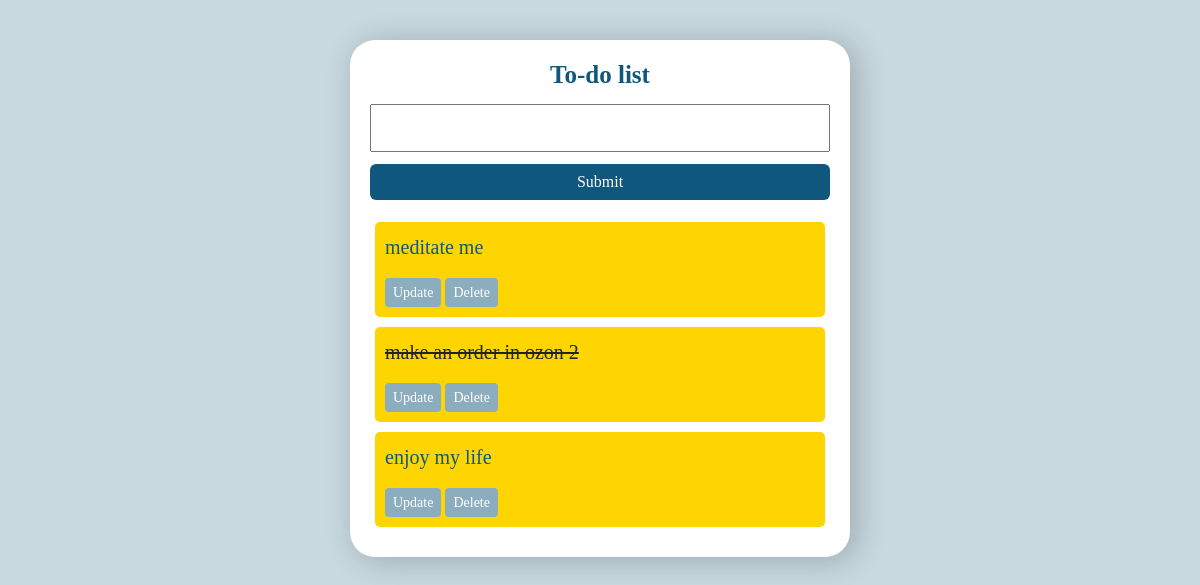
Before: / with the older database file.
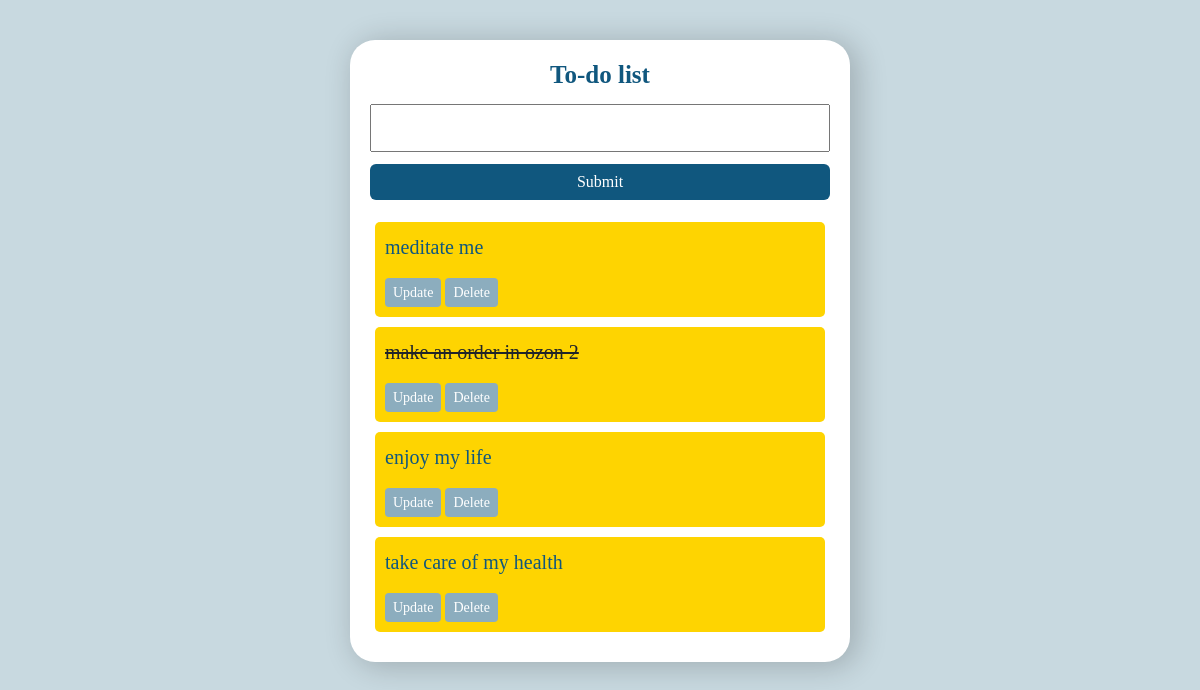
After: the same page with the newer database file.
### tasks/models.py (models this page shows)
class Task(models.Model):
    title = models.CharField(max_length=200)
    complete = models.BooleanField(default=False)
    created = models.DateTimeField(auto_now_add=True)
    def __str__(self):
        return self.title

### tasks/views.py (the view)
# urls.py: path('', views.index, name='list'),
def index(request):
    tasks = Task.objects.all()
    form = TaskForm()
    if request.method == 'POST':
        form = TaskForm(request.POST)
        if form.is_valid():
            form.save()
        return redirect('/')  # return to the same url
    context = {'tasks': tasks, 'form': form}
    return render(request, 'tasks/list.html', context)

### tasks/forms.py
class TaskForm(forms.ModelForm):
    class Meta:
        model = Task
        fields = '__all__'

### tasks/templates/tasks/list.html (shortened to what this page needs)
<link
  href="https://cdn.jsdelivr.net/npm/bootstrap@5.2.0/dist/css/bootstrap.min.css"
  rel="stylesheet"
/>
<div class="center-column">
  <h2>To-do list</h2>
  <form method="post" action="/">
    {% csrf_token %} {{form.title}}
    <input
      class="btn btn-primary"
      type="submit"
      name="Create Task"
      value="Submit"
    />
  </form>
  {% for task in tasks %}
  <div class="item-look">
    {%if task.complete == True %}
    <strike>{{task}}</strike>
    {%else%}
    <p>{{task}}</p>
    {%endif%}
    <a class="btn btn-info btn-sm" href=" {% url 'update_task' task.id %} ">
      Update
    </a>
    <a class="btn btn-info btn-sm" href=" {% url 'delete' task.id %} ">
      Delete
    </a>
  </div>
  {%endfor%}
</div>

### tasks/templates/tasks/list.html (style rules this page uses)
input { width: 100%; padding: 10px 25px; margin: 6px 0; box-sizing: border-box; }
input::placeholder { color: #f10021; }
.center-column { width: 500px; margin: 40px auto; padding: 20px; border-radius: 25px; background-color: #ffffff; box-shadow: 6px 3px 30px 2px rgba(0, 0, 0, 0.2); }
.btn-primary { background-color: #10577e; border: none; color: white; }
.btn-info { background-color: #8cadbe; border: none; color: white; cursor: pointer; }
* { font-family: Calibri; }
h2 { color: #10577e; text-align: center; font-size: 25px; font-weight: bold; }
p { color: #10577e; font-size: 20px; padding: 0px; }
strike { font-size: 20px; }
.item-look { width: 450px; border-radius: 5px; margin: 10px auto; padding: 10px; background-color: #fed401; }

Changed rows visible on the page:
added Task: title "take care of my health"
